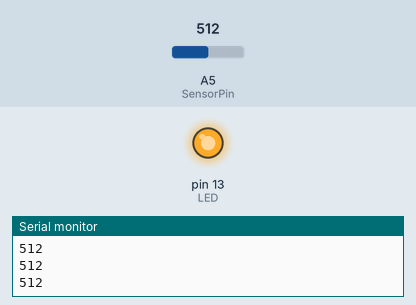
A sketch run on a simulated Arduino Uno, built with avr-gcc and run on an emulated ATmega328P. On the bench: output pins drawn as LEDs (lit = HIGH), the last lines printed to the serial monitor. The test bench sets the inputs (shaded band); at power-on: A5 (SensorPin) = 512.

Above: at 1.3 s.
1.4 s: A5 (SensorPin) set to 407
2.9 s: A5 (SensorPin) set to 390
At 3.8 s:
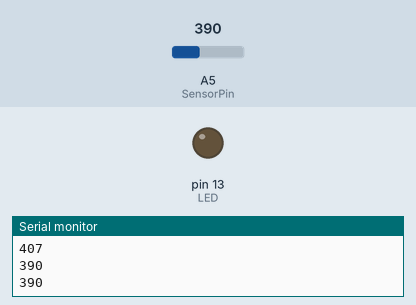
4.5 s: A5 (SensorPin) set to 410
At 5.0 s:
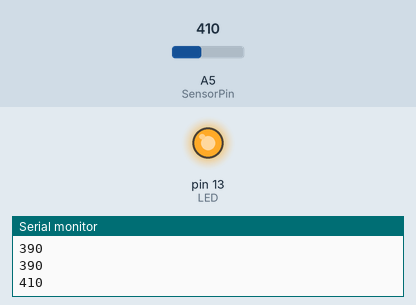
6.0 s: A5 (SensorPin) set to 306
At 7.4 s:
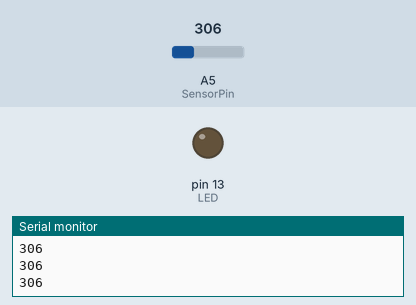
Timing chart, 0 to 8.5 s (numbered marks = the images above; inputs shaded):
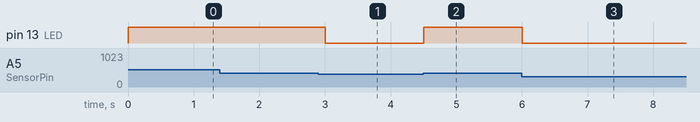

Measured:
- the behaviour switches between 401 and 400 on A5 (SensorPin) (found by bisection; images 0 and 1)
- after the input at 2.9 s, pin 13 (LED): HIGH → LOW after 0.10 s
- after the input at 4.5 s, pin 13 (LED): LOW → HIGH at once
- after the input at 6.0 s, pin 13 (LED): HIGH → LOW at once

The sketch:

LightSensor.ino
```cpp
int LED = 13;
int LDR;
int SensorPin = A5;

void setup() {
  Serial.begin(9600);
  pinMode(13, OUTPUT);
}

void loop() {
  LDR = analogRead(SensorPin);

  Serial.println(LDR);

  if(LDR > 400){
    digitalWrite(LED, HIGH);
  }
  else{
    digitalWrite(LED, LOW);
  }

  delay(500);

}
```
